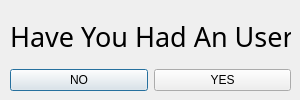
<?xml version="1.0" encoding="UTF-8"?>
<ui version="4.0">
 <class>Register</class>
 <widget class="QDialog" name="Register">
  <property name="geometry">
   <rect>
    <x>0</x>
    <y>0</y>
    <width>300</width>
    <height>100</height>
   </rect>
  </property>
  <property name="windowTitle">
   <string>Dialog</string>
  </property>
  <widget class="QWidget" name="layoutWidget">
   <property name="geometry">
    <rect>
     <x>10</x>
     <y>10</y>
     <width>281</width>
     <height>81</height>
    </rect>
   </property>
   <layout class="QVBoxLayout" name="verticalLayout">
    <item>
     <widget class="QLabel" name="Note">
      <property name="font">
       <font>
        <family>Gill Sans MT</family>
        <pointsize>20</pointsize>
       </font>
      </property>
      <property name="text">
       <string>Have You Had An User?</string>
      </property>
     </widget>
    </item>
    <item>
     <layout class="QHBoxLayout" name="horizontalLayout">
      <item>
       <widget class="QPushButton" name="NO">
        <property name="text">
         <string>NO</string>
        </property>
       </widget>
      </item>
      <item>
       <widget class="QPushButton" name="YES">
        <property name="text">
         <string>YES</string>
        </property>
       </widget>
      </item>
     </layout>
    </item>
   </layout>
  </widget>
 </widget>
 <resources/>
 <connections/>
</ui>
